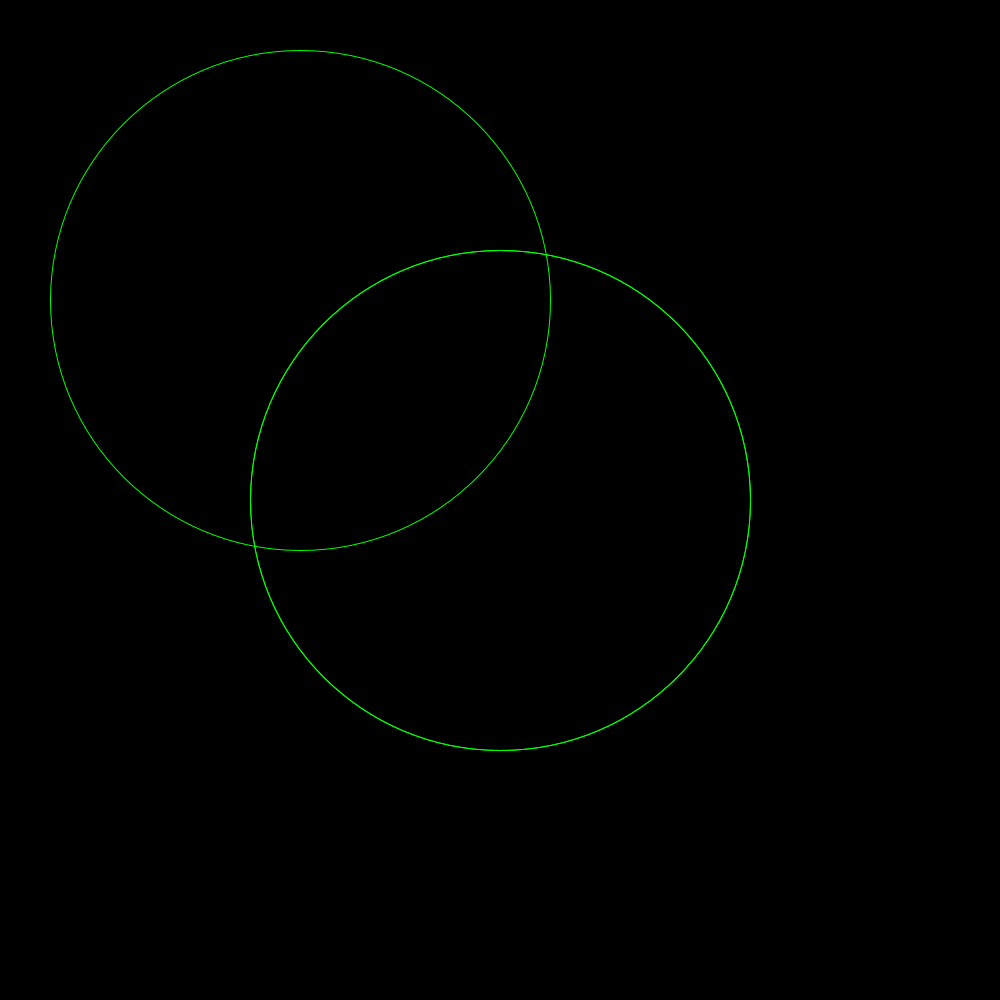
Frame 1 (no input)
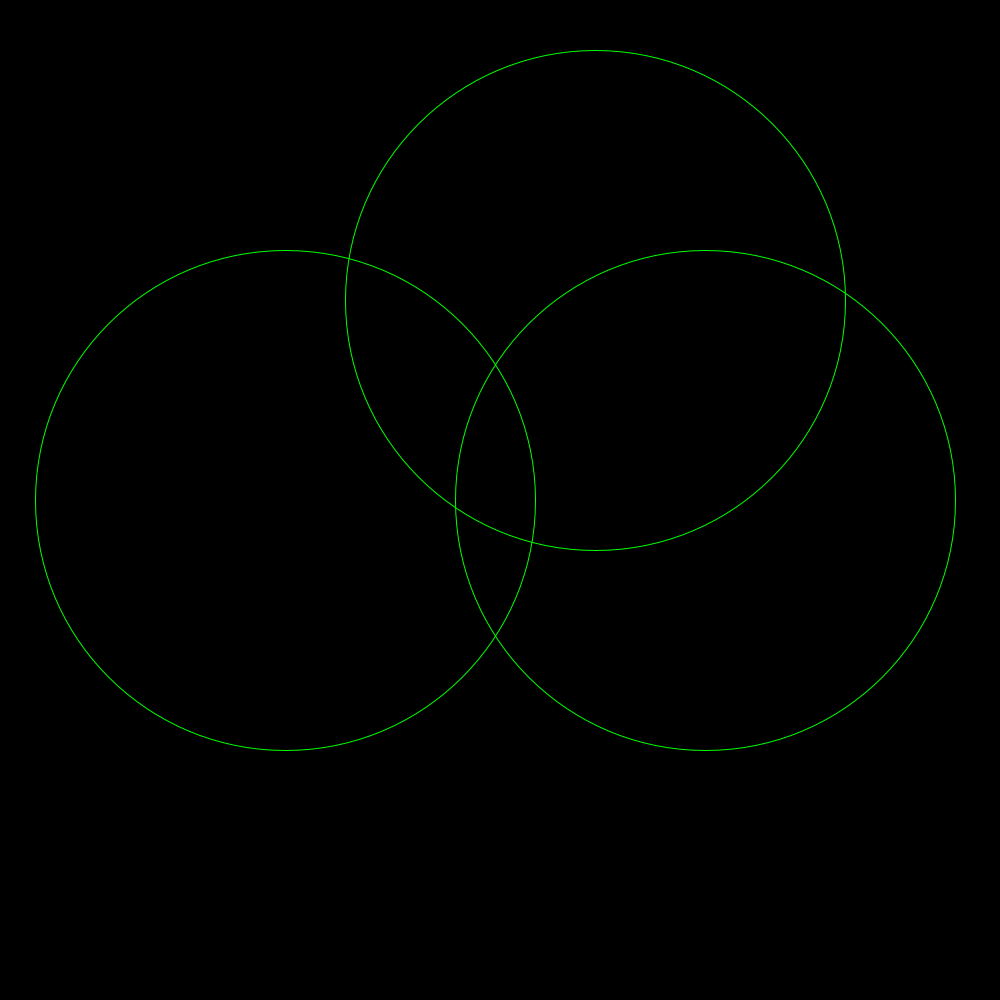
Frame 60 (the mouse pressed at the canvas centre just before this capture)
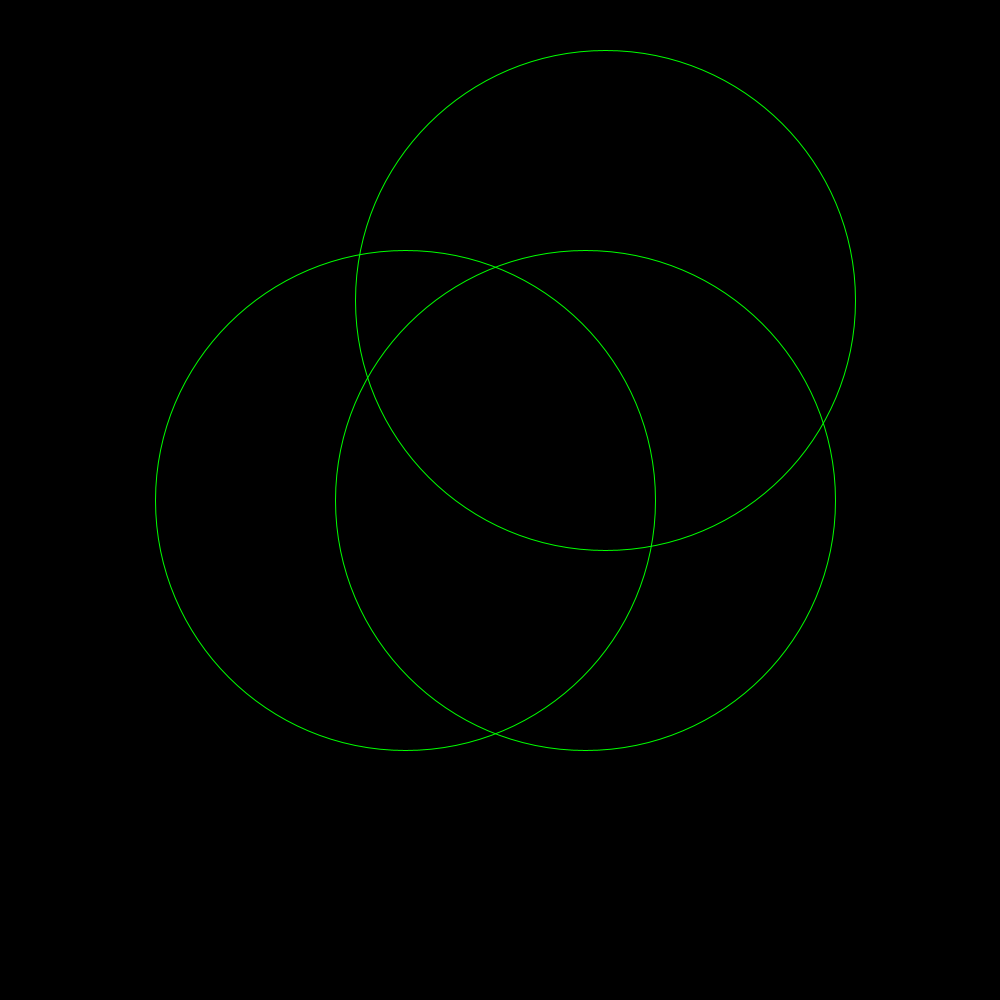
Frame 120 (the mouse held since frame 60 and released just before this capture)

The Processing sketch that drew these frames (run headless with seeded random() and noise(); from frame 60 on, the mouse is pressed at the canvas centre):

// Processing sketch: circles
// ── circles.pde
Circle circle_1 = new Circle(500, 500, 500);
Circle circle_2 = new Circle(500, 500, 500);
Circle circle_3 = new Circle(300, 300, 300);

void settings() {
  size(1000, 1000);
}

void setup() {
  background(0);
  circle_2.setVel(-1);
}

void draw() {
  background(0);
  circle_1.draw();
  circle_2.draw();
  circle_3.draw();
}

class Circle {
  int x, y, d, vel, spd;
  
  Circle(int x, int y, int d) {
    this.x = x;
    this.y = y;
    this.d = d;
    this.vel = 1;
    this.spd = 5;
  }

  void draw() {
    stroke(0, 255, 0);
    noFill();
    ellipse(x, y, 500, 500);
    this.move();
  }

  void bounce() {
    if (x > 749 || x < 250) {
      vel *= -1;
    }
  }
  
  void move() {
    this.bounce();
    x += vel * spd;
  }
  
  void setVel(int v) {
    this.vel = v;
  }
  
  void setSpd(int s) {
    this.spd = s;
  }
}
